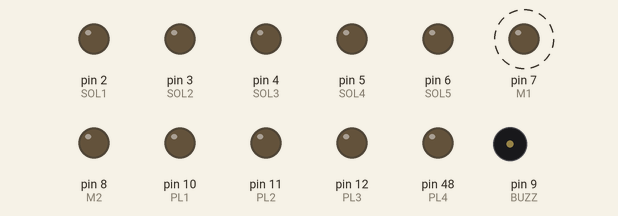
The sketch below on a simulated Arduino Mega 2560, built with avr-gcc and run on an emulated ATmega2560. Shown: output pins drawn as LEDs (lit = HIGH), buzzer (waves = sounding, pin HIGH). Dashed ring = blinking.

Above: at 0.3 s.
Timing chart, 0 to 3.3 s (numbered marks = the images above):
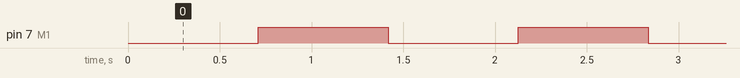

Measured:
- by itself, pin 7 (M1): alternates HIGH for 0.71 s and LOW for 0.71 s

The sketch:

Sequeance.ino
```cpp
#include "IOhelper.h"
#include "Control.h"
unsigned long count;
void setup() {  //최초 한 번만 실행된다.
    IOSetup();
}

void loop() {  //반복 해서 실행된다.
    delay(1);
    count = count + 1;
    if(count == 1 * SEC) {
        M1_on();
    }
    if(count == 2 * SEC) {
        M1_off();
        count = 0;
    }
}
void StartButton() {}  //Button_Start
void StopButton() {}  //Button_Stop
void ResetButton() {}  //Button_Reset
```

Comhelper.ino
```cpp
#include "Control.h"

char store_str[10] = "";
volatile char store_index = 0;
String send_msg = "";
char cmd_index = 0;
boolean manual;
unsigned long cmd_delay = 0;
char store_buf[8] = "";

void CommSetup() {
  Serial1.begin(9600);
  Serial.begin(9600);
}

void readSerial(char* result) {
  char ch;
  char buf[8];
  while(Serial1.available()) {
    ch = Serial1.read();
    if(store_index == 0) {
      if(ch == '$') {
        store_str[store_index] = ch;
        store_index++;
      }
    } else if(ch != '&' || store_index < 6){
        store_str[store_index++] = ch;
    } else{
      store_str[store_index++] = ch;
      memcpy(result, store_str, store_index);
      store_index = 0;
      break;
    }
  }
}

void respond(String cmd) {
  int i;
  char buf[8];
  int temp;
  send_msg = "";
  if(cmd == "M") {
      if(manual) send_msg = "$MMANU&";
      else send_msg = "$MAUTO&";
  } else if(cmd == "T") {
      send_msg = "$Qasdf&";
      send_msg.toCharArray(buf, 8);

      temp = Read_ALL();
      buf[2] = char((temp & 0xff00) >> 8);
      buf[3] = char(temp & 0xff);

      temp = OutputsStatus;
      buf[4] = char(((temp & 0x0f00) >> 8) | cmd_index << 4);
      buf[5] = char(temp & 0x00ff);

//      if(cmd_delay++ >= 50) {
//        cmd_delay = 0;
//        Serial1.write(buf, 7);
//        for(i = 0; i < 7; i++)
//          Serial.print(buf[i], HEX);
//        Serial.print('\n');
//      }
      if((check_cmd(buf) && cmd_delay++ >= 300) || cmd_delay++ >= 900) {
        cmd_delay = 0;
        Serial1.write(buf, 7);
        for(i = 0; i < 7; i++)
          Serial.print(buf[i], HEX);
        Serial.print('\n');
      }
      return;
  }

  send_msg.toCharArray(buf, 8);
  Serial1.write(buf);
}

boolean check_cmd(char * buf) {
  int i;
  for(i = 0; i < 7; i++) {
    if(store_buf[i] != buf[i]) {
      memcpy(store_buf, buf, 7);
      return true;
    }
  }
  return false;
}

void seperate(String str, String* cmd, String* data) {
  *cmd = str.substring(1, 2);
  *data = str.substring(2, 6);
}

void seperate(char* str, char* cmd, char* data) {
  memcpy(cmd, &str[1], 1);
  memcpy(data, &str[2], 4);

}

void readAndDO() {
  char result[10] = "QWERTY";
  unsigned char cmd[2]="", data[5]="";
  char buf[8];
  unsigned int temp = 0;

  readSerial(result);
  if(result[0] != 'Q') {
    seperate(result, cmd, data);
    if(cmd[0] == 'M') {
      changeMode(data);
    } else if(cmd[0] == 'T') {
      if((data[2] >> 4) == (cmd_index & 0x0f)) {
        temp = ((int)data[2] << 8) | data[3];
        if(manual)
          changeOutputs(temp);
        else {
          cmd_index++;
        }
      }
    } else if(cmd[0] == 'B') {
        if(data[0] == 'S' && data[1] == 'T' && data[2] == 'R' && data[3] == 'T') StartButton();
        if(data[0] == 'S' && data[1] == 'T' && data[2] == 'O' && data[3] == 'P') StopButton();
        if(data[0] == 'R' && data[1] == 'S' && data[2] == 'E' && data[3] == 'T') ResetButton();


//      if(data == "STRT") {
//        StartButton();
//      } else if(data == "STOP") {
//        StopButton();
//      } else if(data == "RSET") {
//        ResetButton();
//      }
    }
    respond(cmd);
  }else respond("T");
}
```

Control.h
```cpp
#ifndef Con
#define Con
extern char cmd_index;
extern boolean manual;

#define SEC 700
#endif
```

Control.ino
```cpp
#include "util/delay.h"
#include "Control.h"


void changeOutputs(int output) {
  int i;
  unsigned int temp = output;

  if((output & 0x0fff) != OutputsStatus) {
      cmd_index++;
      for(i = 0; i < (sizeof(Outputs) / sizeof(Outputs[0])); i++) {
        if(temp & 0x01) {
          active(Outputs[i]);
        } else {
          deactive(Outputs[i]);
        }
        temp = temp >> 1;
      }
  }
  respond("T");
}


void changeMode(String data) {
  if(data == "AUTO") {
    manual = false;
  } else if(data == "MANU") {
    manual = true;
  }
  respond("M");
}

void uint16_2_hexstr(unsigned int data, char str[]) {
  int temp = 0;
  temp |= data & 0x0f;
  if(temp < 10)
    str[2] = temp + '0';
  else
    str[2] = temp + 'A';

  temp = 0;
  temp |= (data & 0xf0) >> 4;
  if(temp < 10)
    str[1] = temp + '0';
  else
    str[1] = temp + 'A';

  temp = 0;
  temp |= (data & 0x700) >> 8;
  if(temp < 10)
    str[0] = temp + '0';
  else
    str[0] = temp + 'A';
}

void CheckButtons() {
  if(Read(BUTTON_START)) StartButton();
  if(Read(BUTTON_STOP)) StopButton();
  if(Read(BUTTON_RESET)) ResetButton();
}
/*
void setup() {
  CommSetup();
  IOSetup();
  Setup();
}

void loop() {
  CheckButtons();
  Loop();
}
*/
void IOSetup() {
  int i;
  //Setting Output
  pinMode(SOL1,  OUTPUT);
  pinMode(SOL2,  OUTPUT);
  pinMode(SOL3,  OUTPUT);
  pinMode(SOL4,  OUTPUT);
  pinMode(SOL5,  OUTPUT);
  pinMode(M1,    OUTPUT);
  pinMode(M2,    OUTPUT);
  pinMode(BUZZ,    OUTPUT);
  pinMode(PL1,   OUTPUT);
  pinMode(PL2,   OUTPUT);
  pinMode(PL3,   OUTPUT);
  pinMode(PL4,   OUTPUT);

  for(i = 0; i < sizeof(Outputs) / sizeof(Outputs[0]); i++) off(Outputs[i]);

  //Setiing Input
  pinMode(CS1,   INPUT);
  pinMode(CS2,   INPUT);
  pinMode(CS3,   INPUT);
  pinMode(CS4,   INPUT);
  pinMode(CS5,   INPUT);
  pinMode(CS6,   INPUT);
  pinMode(CS7,   INPUT);
  pinMode(CS8,   INPUT);
  pinMode(S1,    INPUT);
  pinMode(S2,    INPUT);
  pinMode(S3,    INPUT);
  pinMode(S4,    INPUT);

  pinMode(BUTTON_START,    INPUT);
  pinMode(BUTTON_STOP,     INPUT);
  pinMode(BUTTON_RESET,    INPUT);
}
```

IOhelper.h
```cpp
#ifndef IOhelper
#define IOhelper
//Match names with Arduino pin number
//Match Output
#undef PL1
#undef PL2
#undef PL3
#undef PL4

#define SOL1 2
#define SOL2 3
#define SOL3 4
#define SOL4 5
#define SOL5 6
#define M1 7
#define M2 8
#define BUZZ 9
#define PL1 10
#define PL2 11
#define PL3 12
#define PL4 48

//Match Input
#define CS1 20
#define CS2 21
#define CS3 22
#define CS4 23
#define CS5 24
#define CS6 25
#define CS7 26
#define CS8 27
#define S1 28
#define S2 29
#define S3 30
#define S4 31

#define BUTTON_RESET 40
#define BUTTON_START 41
#define BUTTON_STOP  42

//Match another name
#define CONVEYOR   M2
#define CONV CONVETOR
#define RED_LAMP    PL1
#define YELLOW_LAMP PL2
#define GREEN_LAMP  PL3
#define BLUE_LAMP   PL4

//Input
#define Read(x) digitalRead(x)

#define Read_CS1() Read(CS1)
#define Read_CS2() Read(CS2)
#define Read_CS3() Read(CS3)
#define Read_CS4() Read(CS4)
#define Read_CS5() Read(CS5)
#define Read_CS6() Read(CS6)
#define Read_CS7() Read(CS7)
#define Read_CS8() Read(CS8)
#define Read_S1()  Read(S1)
#define Read_S2()  Read(S2)
#define Read_S3()  Read(S3)
#define Read_S4()  Read(S4)

#define ON 1
#define OFF 0

#define STOP 1
#define START 0

//#define sol1(x) x ? digitalWrite(SOL1, HIGH); OutputsStatus |= 0x0001;:digitalWrite(SOL1, LOW); OutputsStatus &= ~0x0001;
//#define sol2(x) x ? digitalWrite(SOL2, HIGH); OutputsStatus |= 0x0002;:digitalWrite(SOL2, LOW); OutputsStatus &= ~0x0002;
//#define sol3(x) x ? digitalWrite(SOL3, HIGH); OutputsStatus |= 0x0004;:digitalWrite(SOL3, LOW); OutputsStatus &= ~0x0004;
//#define sol4(x) x ? digitalWrite(SOL4, HIGH); OutputsStatus |= 0x0008;:digitalWrite(SOL4, LOW); OutputsStatus &= ~0x0008;
//#define sol5(x) x ? digitalWrite(SOL5, HIGH); OutputsStatus |= 0x0010;:digitalWrite(SOL5, LOW); OutputsStatus &= ~0x0010;
//#define m1(x) x ? digitalWrite(M1, HIGH); OutputsStatus |= 0x0020;:digitalWrite(M1, LOW); OutputsStatus &= ~0x0020;
//#define m2(x) x ? digitalWrite(M2, HIGH); OutputsStatus |= 0x0040;:digitalWrite(M2, LOW); OutputsStatus &= ~0x0040;
//#define conveyor(x) x ? digitalWrite(M2, HIGH); OutputsStatus |= 0x0040;:digitalWrite(M2, LOW); OutputsStatus &= ~0x0040;
//#define conv(x) x ? digitalWrite(M2, HIGH); OutputsStatus |= 0x0040;:digitalWrite(M2, LOW); OutputsStatus &= ~0x0040;
//#define pl1(x) x ? digitalWrite(PL1, HIGH); OutputsStatus |= 0x080;}digitalWrite(PL1, LOW); OutputsStatus &= ~0x0080;
//#define pl2(x) x ? digitalWrite(PL2, HIGH); OutputsStatus |= 0x0100;:digitalWrite(PL2, LOW); OutputsStatus &= ~0x0100;
//#define pl3(x) x ? digitalWrite(PL3, HIGH); OutputsStatus |= 0x0200;:digitalWrite(PL3, LOW); OutputsStatus &= ~0x0200;
//#define pl4(x) x ? digitalWrite(PL4, HIGH); OutputsStatus |= 0x0400;:digitalWrite(PL4, LOW); OutputsStatus &= ~0x0400;

extern unsigned char Outputs[12];
extern unsigned char Sensors[12];
extern volatile unsigned int OutputsStatus;
#endif
```

IOhelper.ino
```cpp
#include "IOhelper.h"
#include "Control.h"

unsigned char Outputs[12] = {SOL1, SOL2, SOL3, SOL4, SOL5, M1, M2, BUZZ, PL1, PL2, PL3, PL4};
unsigned char Sensors[12] = {CS1, CS2, CS3, CS4, CS5, CS6, CS7, CS8, S1, S2, S3, S4};
unsigned char Buttons[3] = {BUTTON_START, BUTTON_STOP, BUTTON_RESET};
volatile unsigned int OutputsStatus = 0;

unsigned int Read_ALL() {
  int i;
  unsigned int data = 0;
  for(i = 0; i < sizeof(Sensors) / sizeof(Sensors[0]); i++) data += Read(Sensors[i]) << i;
  return data;
}

void IntToBitArray(int data, unsigned char* buf) {
  int i, temp;
  temp = data;
  for(i = 0; i < 12; i++){
    buf[i] = temp % 2 ;
    temp = temp / 2;
    Serial1.write(temp);
  }
}

//Shortcut
//Output
void on(int x) {
  active(x);
  cmd_index++;
}

void off(int x) {
  deactive(x);
  cmd_index++;
}

void active(int x) {
  int i;
  for(i = 0; i < sizeof(Outputs) / sizeof(Outputs[0]); i++)
    if(x == Outputs[i]) {
      digitalWrite(x, HIGH);
      OutputsStatus |= (1 << i);
    }
}

void deactive(int x) {
  int i;
  for(i = 0; i < sizeof(Outputs) / sizeof(Outputs[0]); i++)
    if(x == Outputs[i]) {
      digitalWrite(x, LOW);
      OutputsStatus &= ~(1 << i);
    }
}

void Forward(int x) {on(x);}
void Backward(int x) {off(x);}

void SOL1_on()  {on(SOL1);}
void SOL1_off() {off(SOL1);}
void SOL2_on()  {on(SOL2);}
void SOL2_off() {off(SOL2);}
void SOL3_on()  {on(SOL3);}
void SOL3_off() {off(SOL3);}
void SOL4_on()  {on(SOL4);}
void SOL4_off() {off(SOL4);}
void SOL5_on()  {on(SOL5);}
void SOL5_off() {off(SOL5);}

void SOL1_Forward()  {Forward(SOL1);}
void SOL1_Backward() {Backward(SOL1);}
void SOL2_Forward()  {Forward(SOL2);}
void SOL2_Backward() {Backward(SOL2);}
void SOL3_Forward()  {Forward(SOL3);}
void SOL3_Backward() {Backward(SOL3);}
void SOL4_Forward()  {Forward(SOL4);}
void SOL4_Backward() {Backward(SOL4);}
void SOL5_Forward()  {Forward(SOL5);}
void SOL5_Backward() {Backward(SOL5);}

void M1_on()  {on(M1);}
void M1_off() {off(M1);}
void M2_on()  {on(M2);}
void M2_off() {off(M2);}

void CONVEYOR_on()   {M2_on();}
void CONVEYOR_off()  {M2_off();}
void CONV_on()       {M2_on();}
void CONV_off()      {M2_off();}

void PL1_on()  {on(PL1);}
void PL1_off() {off(PL1);}
void PL2_on()  {on(PL2);}
void PL2_off() {off(PL2);}
void PL3_on()  {on(PL3);}
void PL3_off() {off(PL3);}
void PL4_on()  {on(PL4);}
void PL4_off() {off(PL4);}

void BUZZ_on() {on(BUZZ);}
void BUZZ_off() {off(BUZZ);}

void BLUE_LAMP_on()    {on(BLUE_LAMP);}
void BLUE_LAMP_off()   {off(BLUE_LAMP);}
void GREEN_LAMP_on()   {on(GREEN_LAMP);}
void GREEN_LAMP_off()  {off(GREEN_LAMP);}
void YELLOW_LAMP_on()  {on(YELLOW_LAMP);}
void YELLOW_LAMP_off() {off(YELLOW_LAMP);}
void RED_LAMP_on()     {on(RED_LAMP);}
void RED_LAMP_off()    {off(RED_LAMP);}

void sol1(boolean onoff) {onoff ? SOL1_on() : SOL1_off();}
void sol2(boolean onoff) {onoff ? SOL2_on() : SOL2_off();}
void sol3(boolean onoff) {onoff ? SOL3_on() : SOL3_off();}
void sol4(boolean onoff) {onoff ? SOL4_on() : SOL4_off();}
void sol5(boolean onoff) {onoff ? SOL5_on() : SOL5_off();}
void m1(boolean onoff)   {onoff ? M1_on() : M1_off();}
void m2(boolean onoff)   {onoff ? M2_on() : M2_off();}
void buzz(boolean onoff)   {onoff ? BUZZ_on() : BUZZ_off();}
void pl1(boolean onoff)  {onoff ? PL1_on() : PL1_off();}
void pl2(boolean onoff)  {onoff ? PL2_on() : PL2_off();}
void pl3(boolean onoff)  {onoff ? PL3_on() : PL3_off();}
void pl4(boolean onoff)  {onoff ? PL4_on() : PL4_off();}

void conveyor(boolean onoff) {m2(onoff);}
void conv(boolean onoff)     {m2(onoff);}

void blue_lamp(boolean onoff)   {onoff ? BLUE_LAMP_on() : BLUE_LAMP_off();}
void green_lamp(boolean onoff)  {onoff ? GREEN_LAMP_on() : GREEN_LAMP_off();}
void yellow_lamp(boolean onoff) {onoff ? YELLOW_LAMP_on() : YELLOW_LAMP_off();}
void red_lamp(boolean onoff)    {onoff ? RED_LAMP_on() : RED_LAMP_off();}
```
